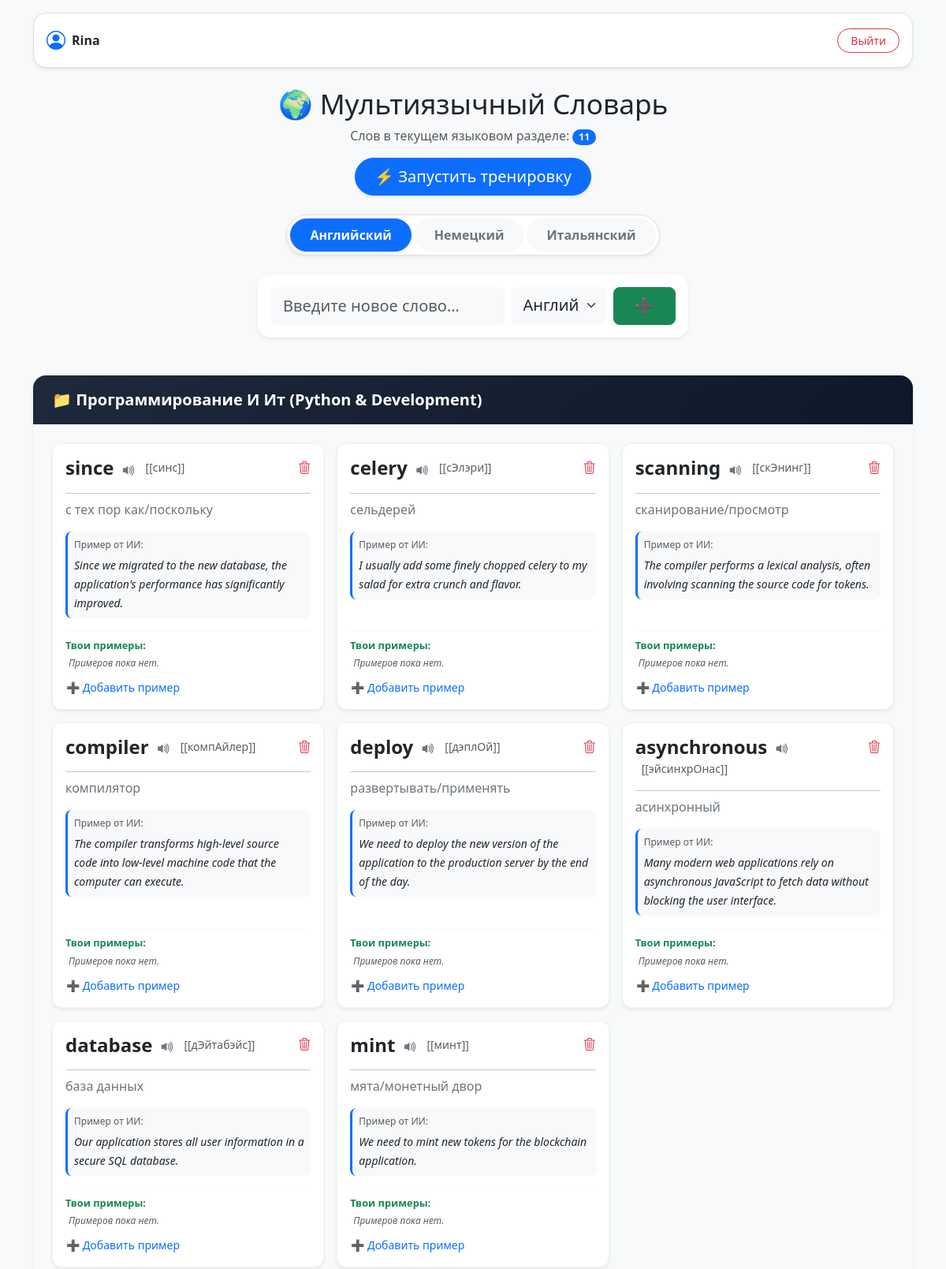
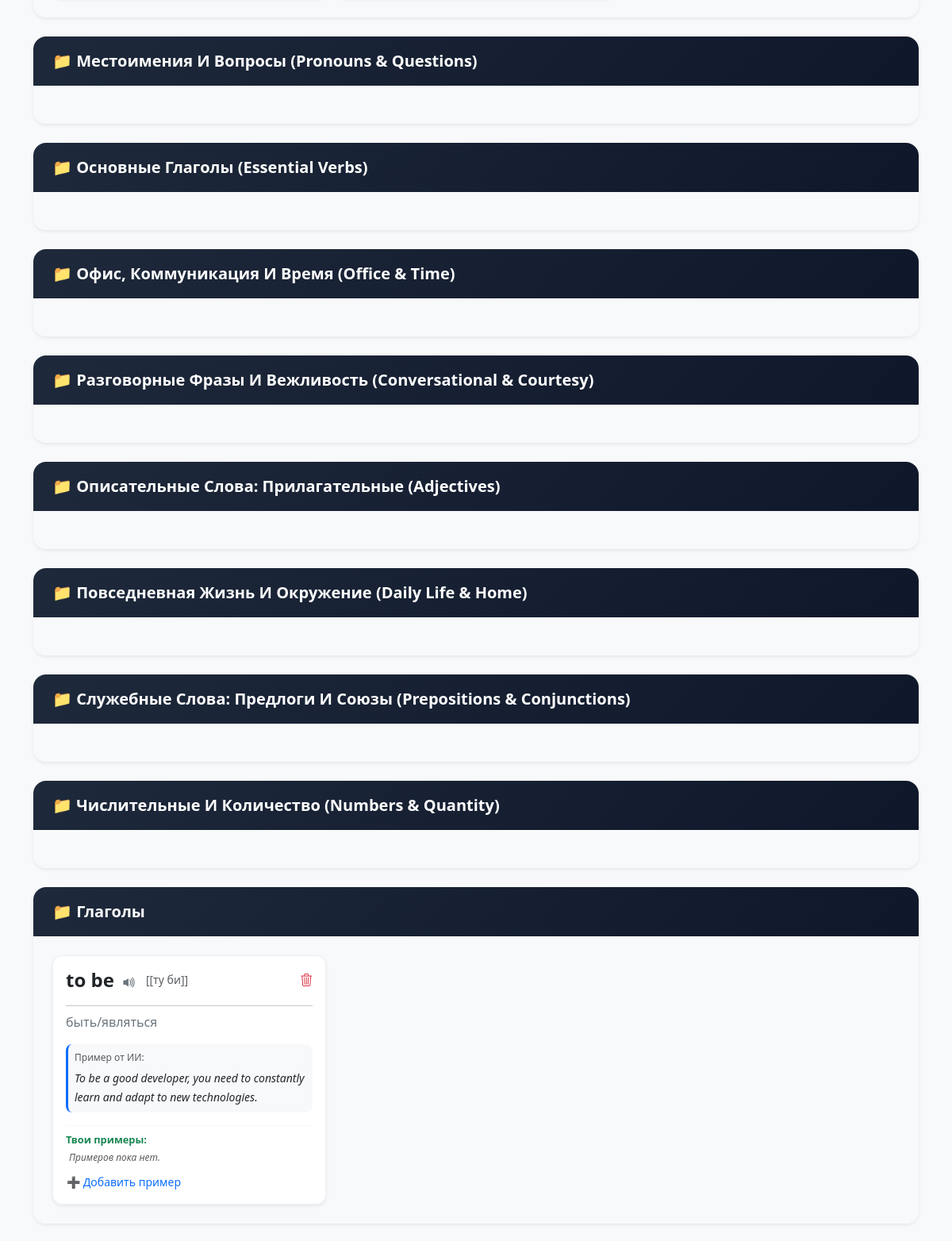
Screenshot of / (signed in, upper part) with the database file from the repository (2 pictures, top to bottom).
### words/models.py (models this page shows, shortened)
class Category(models.Model):
    LANGUAGES = [
        ('en', 'Английский'),
        ('de', 'Немецкий'),
        ('it', 'Итальянский'),
    ]
    name = models.CharField(max_length=100, verbose_name="Название категории")
    language = models.CharField(
        max_length=2,
        choices=LANGUAGES,
        default='en',
        verbose_name="Язык"
    )
    class Meta:
        verbose_name = "Категория"
        verbose_name_plural = "Категории"

class Word(models.Model):
    LANGUAGES = [
        ('en', 'Английский'),
        ('de', 'Немецкий'),
        ('it', 'Итальянский'),
    ]
    GENDER_CHOICES = [
        ('none', '—'),
        ('m', 'Мужской (der/il)'),
        ('f', 'Женский (die/la)'),
        ('n', 'Средний (das)'),
    ]
    user = models.ForeignKey(
        User,
        on_delete=models.CASCADE,
        related_name='words',
        verbose_name="Пользователь"
    )
    english = models.CharField(max_length=255, verbose_name="Слово")
    language = models.CharField(
        max_length=2,
        choices=LANGUAGES,
        default='en',
        verbose_name="Язык"
    )
    gender = models.CharField(
        max_length=4,
        choices=GENDER_CHOICES,
        default='none',
        verbose_name="Род"
    )
    translation = models.CharField(
        max_length=255,
        default="Ожидает перевода...",
        blank=True,
        null=True,
        verbose_name="Перевод"
    )
    transcription = models.CharField(
        max_length=255,
        blank=True,
        null=True,
        verbose_name="Транскрипция"
    )
    example_sentence = models.TextField(
        blank=True,
        null=True,
        verbose_name="Пример предложения"
    )
    category = models.ForeignKey(
        Category,
        on_delete=models.SET_NULL,
        null=True,
        blank=True,
        verbose_name="Категория"
    )
    next_review = models.DateTimeField(
        default=timezone.now,
        verbose_name="Дата следующего повторения"
    )
    created_at = models.DateTimeField(auto_now_add=True, verbose_name="Дата создания")
    class Meta:
        verbose_name = "Слово"
        verbose_name_plural = "Слова"

### words/views.py (the view, shortened to what this page needs)
# urls.py: path('', views.vocabulary_home, name='vocab_home'),
@login_required
def vocabulary_home(request):
    current_lang = request.GET.get('lang', 'en')
    categories = Category.objects.filter(language=current_lang)
    user_words = Word.objects.filter(user=request.user, language=current_lang).order_by('-created_at')
    context = {
        'categories': categories,
        'words': user_words,
        'total_words': user_words.count(),
        'current_lang': current_lang,
        'languages': Word.LANGUAGES,
    }
    return render(request, 'words/index.html', context)

### words/templates/words/index.html (shortened to what this page needs)
{% extends 'words/base.html' %}
{% block content %}
<div class="container mt-3">
    <div class="d-flex justify-content-between align-items-center bg-white p-3 rounded-4 shadow-sm border">
        <div class="d-flex align-items-center gap-2">
            <i class="bi bi-person-circle fs-4 text-primary"></i>
            <span class="fw-semibold text-dark">{{ request.user.username }}</span>
        </div>
        <form action="{% url 'logout' %}" method="POST" class="m-0">
            <button type="submit" class="btn btn-outline-danger btn-sm rounded-pill px-3">Выйти</button>
        </form>
    </div>
</div>
<div class="container py-4">
    <div class="text-center mb-4">
        <h1 class="fw-extrabold text-dark mb-2" style="font-size: 2.2rem;">🌍 Мультиязычный Словарь</h1>
        <p class="text-muted">Слов в текущем языковом разделе: <span class="badge bg-primary rounded-pill">{{ total_words }}</span></p>
        <a href="{% url 'word_training' %}?lang={{ current_lang }}" class="btn btn-primary btn-lg rounded-pill px-4 shadow-sm">
            ⚡ Запустить тренировку
        </a>
    </div>
    <div class="d-flex justify-content-center mb-4">
        <div class="bg-white p-1 rounded-pill border shadow-sm d-inline-flex gap-1">
            {% for lang_code, lang_name in languages %}
                <a href="?lang={{ lang_code }}"
                   class="btn lang-pill {% if current_lang == lang_code %}btn-primary text-white shadow-sm{% else %}btn-light text-secondary{% endif %}">
                    {{ lang_name }}
                </a>
            {% endfor %}
        </div>
    </div>
    <div class="row justify-content-center mb-5">
        <div class="col-md-8 col-lg-6">
            <div class="card p-3 shadow-sm border-0 rounded-4 bg-white">
                <form method="POST" action="{% url 'vocab_home' %}?lang={{ current_lang }}" class="row g-2">
                    <div class="col-7">
                        <input type="text" name="english_word" class="form-control form-control-lg border-0 bg-light rounded-3" placeholder="Введите новое слово..." required>
                    </div>
                    <div class="col-3">
                        <select name="language" class="form-select form-select-lg border-0 bg-light rounded-3">
                            {% for lang_code, lang_name in languages %}
                                <option value="{{ lang_code }}" {% if current_lang == lang_code %}selected{% endif %}>{{ lang_name }}</option>
                            {% endfor %}
                        </select>
                    </div>
                    <div class="col-2">
                        <button type="submit" class="btn btn-success btn-lg w-100 rounded-3">➕</button>
                    </div>
                </form>
            </div>
        </div>
    </div>
    <div class="row">
        <div class="col-12">
            {% for category in categories %}
                <div class="card mb-4 shadow-sm border-0 rounded-4 overflow-hidden">
                    <div class="category-header text-white fw-bold px-4 py-3 d-flex justify-content-between align-items-center">
                        <span class="fs-5">📁 {{ category.name }}</span>
                    </div>
                    <div class="card-body bg-light p-4">
                        <div class="row g-3">
                            {% for word in words %}
                                {% if word.category == category %}
                                    <div class="col-md-6 col-lg-4">
                                        <div class="card h-100 shadow-sm word-card p-3 bg-white">
                                            <div class="d-flex justify-content-between align-items-start mb-2">
                                                <div>
                                                    <h4 class="fw-bold text-dark m-0 d-inline-block align-middle">
                                                        {{ word.english }}
                                                        <button type="button" class="btn btn-link text-secondary p-0 ms-1 align-baseline border-0 shadow-none"
                                                                onclick="speakWord('{{ word.english|escapejs }}', '{{ word.language }}')"
                                                                title="Прослушать">
                                                            <i class="bi bi-volume-up-fill" style="font-size: 1.1rem;"></i>
                                                        </button>
                                                    </h4>
                                                    {% if word.transcription %}
                                                        <span class="text-muted small ms-2">[{{ word.transcription }}]</span>
                                                    {% endif %}
                                                </div>
                                                <form action="{% url 'delete_word' word.id %}" method="POST" onsubmit="return confirm('Удалить слово «{{ word.english }}»?');">
                                                    <button type="submit" class="btn btn-link text-danger p-0 m-0 border-0" title="Удалить">
                                                        <i class="bi bi-trash3"></i>
                                                    </button>
                                                </form>
                                            </div>
                                            <hr class="my-2 opacity-10">
                                            <p class="card-text text-secondary mb-2 fs-6">{{ word.translation }}</p>
                                            {% if word.example_sentence %}
                                                <div class="mt-2 p-2 bg-light rounded-3 border-start border-3 border-primary mb-3">
                                                    <small class="text-muted d-block mb-1" style="font-size: 0.75rem;">Пример от ИИ:</small>
                                                    <small class="fst-italic text-dark">{{ word.example_sentence }}</small>
                                                </div>
                                            {% endif %}
                                            <div class="mt-auto pt-2 border-top border-light">
                                                <small class="text-success d-block mb-1 fw-bold" style="font-size: 0.8rem;">Твои примеры:</small>
                                                <ul class="list-unstyled mb-2 ps-1" style="font-size: 0.85rem;">
                                                    {% for example in word.user_examples.all %}
                                                        <li class="text-dark mb-1 bg-light p-1 rounded-1">✍️ {{ example.text }}</li>
                                                    {% empty %}
                                                        <li class="text-muted small fst-italic">Примеров пока нет.</li>
                                                    {% endfor %}
                                                </ul>
                                                <a class="btn btn-link btn-sm p-0 text-decoration-none text-primary small"
                                                   data-bs-toggle="collapse"
                                                   href="#collapseExample{{ word.id }}"
                                                   role="button">
                                                    ➕ Добавить пример
                                                </a>
                                            </div>
                                        </div>
                                    </div>
                                {% endif %}
                            {% endfor %}
                        </div>
                    </div>
                </div>
            {% empty %}
                <div class="alert alert-light text-center shadow-sm rounded-4 py-4" role="alert">
                    <p class="m-0 text-muted">Категории для этого языка еще не созданы. Добавьте слово выше или создайте категорию в админ-панели.</p>
                </div>
            {% endfor %}
        </div>
    </div>
</div>
{% endblock %}

### words/templates/words/base.html (shortened to what this page needs)
<!DOCTYPE html>
<html lang="ru">
<head>
    <link href="https://cdn.jsdelivr.net/npm/bootstrap@5.3.0/dist/css/bootstrap.min.css" rel="stylesheet">
    <link rel="stylesheet" href="https://cdn.jsdelivr.net/npm/bootstrap-icons@1.11.0/font/bootstrap-icons.css">
</head>
<body class="bg-light">
    {% block content %}
    {% endblock %}
</body>
</html>

### words/templates/words/index.html (style rules this page uses)
.lang-pill { border-radius: 50rem; padding: 0.5rem 1.5rem; font-weight: 600; transition: all 0.2s ease; }
.word-card { border: 1px solid #eef2f6; border-radius: 12px; transition: transform 0.2s ease, box-shadow 0.2s ease; }
.category-header { background: linear-gradient(135deg, #1e293b 0%, #0f172a 100%); border-radius: 12px 12px 0 0; }

### rows the page displays
Category: name "Программирование И Ит (Python & Development)"
Word: english "since", transcription "[синс]", translation "с тех пор как/поскольку", example_sentence "Since we migrated to the new database, the application's performance has significantly improved."
Word: english "celery", transcription "[сЭлэри]", translation "сельдерей", example_sentence "I usually add some finely chopped celery to my salad for extra crunch and flavor."
Word: english "scanning", transcription "[скЭнинг]", translation "сканирование/просмотр", example_sentence "The compiler performs a lexical analysis, often involving scanning the source code for tokens."
Word: english "compiler", transcription "[компАйлер]", translation "компилятор", example_sentence "The compiler transforms high-level source code into low-level machine code that the computer can execute."
Word: english "deploy", transcription "[дэплОй]", translation "развертывать/применять", example_sentence "We need to deploy the new version of the application to the production server by the end of the day."
Word: english "asynchronous", transcription "[эйсинхрОнас]", translation "асинхронный", example_sentence "Many modern web applications rely on asynchronous JavaScript to fetch data without blocking the user interface."
Word: english "database", transcription "[дЭйтабэйс]", translation "база данных", example_sentence "Our application stores all user information in a secure SQL database."
Word: english "mint", transcription "[минт]", translation "мята/монетный двор", example_sentence "We need to mint new tokens for the blockchain application."
Category: name "Местоимения И Вопросы (Pronouns & Questions)"
Category: name "Основные Глаголы (Essential Verbs)"
Category: name "Офис, Коммуникация И Время (Office & Time)"
Category: name "Разговорные Фразы И Вежливость (Conversational & Courtesy)"
Category: name "Описательные Слова: Прилагательные (Adjectives)"
Category: name "Повседневная Жизнь И Окружение (Daily Life & Home)"
Category: name "Служебные Слова: Предлоги И Союзы (Prepositions & Conjunctions)"
Category: name "Числительные И Количество (Numbers & Quantity)"
Category: name "Глаголы"
Word: english "to be", transcription "[ту би]", translation "быть/являться", example_sentence "To be a good developer, you need to constantly learn and adapt to new technologies."

### other values shown
{{ request.user.username }} "Rina"
{{ total_words }} "11"
{{ lang_name }} "Английский" "Немецкий" "Итальянский"
form field language "Английский"
